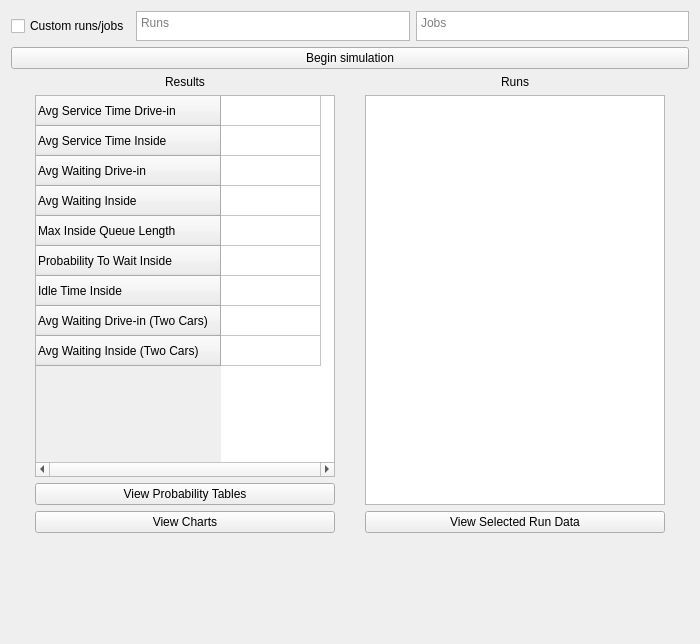
<?xml version="1.0" encoding="UTF-8"?>
<ui version="4.0">
 <class>MainWindow</class>
 <widget class="QMainWindow" name="MainWindow">
  <property name="geometry">
   <rect>
    <x>0</x>
    <y>0</y>
    <width>700</width>
    <height>644</height>
   </rect>
  </property>
  <property name="windowTitle">
   <string>MainWindow</string>
  </property>
  <widget class="QWidget" name="centralWidget">
   <layout class="QVBoxLayout" name="verticalLayout_5">
    <item>
     <layout class="QHBoxLayout" name="horizontalLayout">
      <item>
       <widget class="QCheckBox" name="customRunsCheckbox">
        <property name="sizePolicy">
         <sizepolicy hsizetype="Minimum" vsizetype="Fixed">
          <horstretch>0</horstretch>
          <verstretch>0</verstretch>
         </sizepolicy>
        </property>
        <property name="maximumSize">
         <size>
          <width>16777215</width>
          <height>30</height>
         </size>
        </property>
        <property name="text">
         <string>Custom runs/jobs</string>
        </property>
       </widget>
      </item>
      <item>
       <widget class="QTextEdit" name="customRunsText">
        <property name="sizePolicy">
         <sizepolicy hsizetype="Expanding" vsizetype="Fixed">
          <horstretch>0</horstretch>
          <verstretch>0</verstretch>
         </sizepolicy>
        </property>
        <property name="maximumSize">
         <size>
          <width>16777215</width>
          <height>30</height>
         </size>
        </property>
        <property name="placeholderText">
         <string>Runs</string>
        </property>
       </widget>
      </item>
      <item>
       <widget class="QTextEdit" name="customJobsText">
        <property name="sizePolicy">
         <sizepolicy hsizetype="Expanding" vsizetype="Fixed">
          <horstretch>0</horstretch>
          <verstretch>0</verstretch>
         </sizepolicy>
        </property>
        <property name="maximumSize">
         <size>
          <width>16777215</width>
          <height>30</height>
         </size>
        </property>
        <property name="placeholderText">
         <string>Jobs</string>
        </property>
       </widget>
      </item>
     </layout>
    </item>
    <item>
     <widget class="QPushButton" name="beginSimulationBtn">
      <property name="text">
       <string>Begin simulation</string>
      </property>
     </widget>
    </item>
    <item>
     <layout class="QHBoxLayout" name="horizontalLayout_7">
      <item>
       <layout class="QVBoxLayout" name="verticalLayout">
        <item>
         <widget class="QLabel" name="resultsLabel">
          <property name="text">
           <string>Results</string>
          </property>
          <property name="alignment">
           <set>Qt::AlignCenter</set>
          </property>
         </widget>
        </item>
        <item>
         <widget class="QTableWidget" name="resultsTable">
          <property name="sizePolicy">
           <sizepolicy hsizetype="Ignored" vsizetype="Expanding">
            <horstretch>0</horstretch>
            <verstretch>0</verstretch>
           </sizepolicy>
          </property>
          <property name="maximumSize">
           <size>
            <width>300</width>
            <height>16777215</height>
           </size>
          </property>
          <property name="verticalScrollBarPolicy">
           <enum>Qt::ScrollBarAlwaysOff</enum>
          </property>
          <property name="horizontalScrollBarPolicy">
           <enum>Qt::ScrollBarAlwaysOn</enum>
          </property>
          <property name="showGrid">
           <bool>true</bool>
          </property>
          <property name="gridStyle">
           <enum>Qt::SolidLine</enum>
          </property>
          <property name="wordWrap">
           <bool>true</bool>
          </property>
          <property name="rowCount">
           <number>9</number>
          </property>
          <property name="columnCount">
           <number>1</number>
          </property>
          <attribute name="horizontalHeaderVisible">
           <bool>false</bool>
          </attribute>
          <attribute name="horizontalHeaderHighlightSections">
           <bool>true</bool>
          </attribute>
          <row>
           <property name="text">
            <string>Avg Service Time Drive-in</string>
           </property>
           <property name="font">
            <font>
             <family>MS Shell Dlg 2</family>
             <pointsize>9</pointsize>
             <weight>50</weight>
             <bold>false</bold>
            </font>
           </property>
          </row>
          <row>
           <property name="text">
            <string>Avg Service Time Inside</string>
           </property>
           <property name="font">
            <font>
             <weight>50</weight>
             <bold>false</bold>
            </font>
           </property>
          </row>
          <row>
           <property name="text">
            <string>Avg Waiting Drive-in</string>
           </property>
           <property name="font">
            <font>
             <weight>50</weight>
             <bold>false</bold>
            </font>
           </property>
          </row>
          <row>
           <property name="text">
            <string>Avg Waiting Inside</string>
           </property>
           <property name="font">
            <font>
             <weight>50</weight>
             <bold>false</bold>
            </font>
           </property>
          </row>
          <row>
           <property name="text">
            <string>Max Inside Queue Length</string>
           </property>
           <property name="font">
            <font>
             <weight>50</weight>
             <bold>false</bold>
            </font>
           </property>
          </row>
          <row>
           <property name="text">
            <string>Probability To Wait Inside</string>
           </property>
           <property name="font">
            <font>
             <weight>50</weight>
             <bold>false</bold>
            </font>
           </property>
          </row>
          <row>
           <property name="text">
            <string>Idle Time Inside</string>
           </property>
           <property name="font">
            <font>
             <weight>50</weight>
             <bold>false</bold>
            </font>
           </property>
          </row>
          <row>
           <property name="text">
            <string>Avg Waiting Drive-in (Two Cars)</string>
           </property>
          </row>
          <row>
           <property name="text">
            <string>Avg Waiting Inside (Two Cars)</string>
           </property>
          </row>
          <column/>
         </widget>
        </item>
        <item>
         <widget class="QPushButton" name="probabilityTableBtn">
          <property name="sizePolicy">
           <sizepolicy hsizetype="Fixed" vsizetype="Fixed">
            <horstretch>0</horstretch>
            <verstretch>0</verstretch>
           </sizepolicy>
          </property>
          <property name="maximumSize">
           <size>
            <width>300</width>
            <height>16777215</height>
           </size>
          </property>
          <property name="text">
           <string>View Probability Tables</string>
          </property>
         </widget>
        </item>
        <item>
         <widget class="QPushButton" name="chartsBtn">
          <property name="sizePolicy">
           <sizepolicy hsizetype="Fixed" vsizetype="Fixed">
            <horstretch>0</horstretch>
            <verstretch>0</verstretch>
           </sizepolicy>
          </property>
          <property name="maximumSize">
           <size>
            <width>300</width>
            <height>16777215</height>
           </size>
          </property>
          <property name="text">
           <string>View Charts</string>
          </property>
         </widget>
        </item>
        <item>
         <spacer name="verticalSpacer">
          <property name="orientation">
           <enum>Qt::Vertical</enum>
          </property>
          <property name="sizeType">
           <enum>QSizePolicy::Fixed</enum>
          </property>
          <property name="sizeHint" stdset="0">
           <size>
            <width>20</width>
            <height>100</height>
           </size>
          </property>
         </spacer>
        </item>
       </layout>
      </item>
      <item>
       <layout class="QVBoxLayout" name="verticalLayout_3">
        <item>
         <widget class="QLabel" name="runsLabel">
          <property name="sizePolicy">
           <sizepolicy hsizetype="Fixed" vsizetype="Preferred">
            <horstretch>0</horstretch>
            <verstretch>0</verstretch>
           </sizepolicy>
          </property>
          <property name="maximumSize">
           <size>
            <width>300</width>
            <height>16777215</height>
           </size>
          </property>
          <property name="text">
           <string>Runs</string>
          </property>
          <property name="alignment">
           <set>Qt::AlignCenter</set>
          </property>
         </widget>
        </item>
        <item>
         <widget class="QListWidget" name="runsList">
          <property name="sizePolicy">
           <sizepolicy hsizetype="Fixed" vsizetype="Expanding">
            <horstretch>0</horstretch>
            <verstretch>0</verstretch>
           </sizepolicy>
          </property>
          <property name="maximumSize">
           <size>
            <width>300</width>
            <height>16777215</height>
           </size>
          </property>
         </widget>
        </item>
        <item>
         <widget class="QPushButton" name="runsBtn">
          <property name="sizePolicy">
           <sizepolicy hsizetype="Fixed" vsizetype="Fixed">
            <horstretch>0</horstretch>
            <verstretch>0</verstretch>
           </sizepolicy>
          </property>
          <property name="maximumSize">
           <size>
            <width>300</width>
            <height>16777215</height>
           </size>
          </property>
          <property name="text">
           <string>View Selected Run Data</string>
          </property>
         </widget>
        </item>
        <item>
         <spacer name="verticalSpacer_2">
          <property name="orientation">
           <enum>Qt::Vertical</enum>
          </property>
          <property name="sizeType">
           <enum>QSizePolicy::Fixed</enum>
          </property>
          <property name="sizeHint" stdset="0">
           <size>
            <width>20</width>
            <height>100</height>
           </size>
          </property>
         </spacer>
        </item>
       </layout>
      </item>
     </layout>
    </item>
   </layout>
   <zorder></zorder>
   <zorder>beginSimulationBtn</zorder>
  </widget>
 </widget>
 <layoutdefault spacing="6" margin="11"/>
 <resources/>
 <connections/>
</ui>
